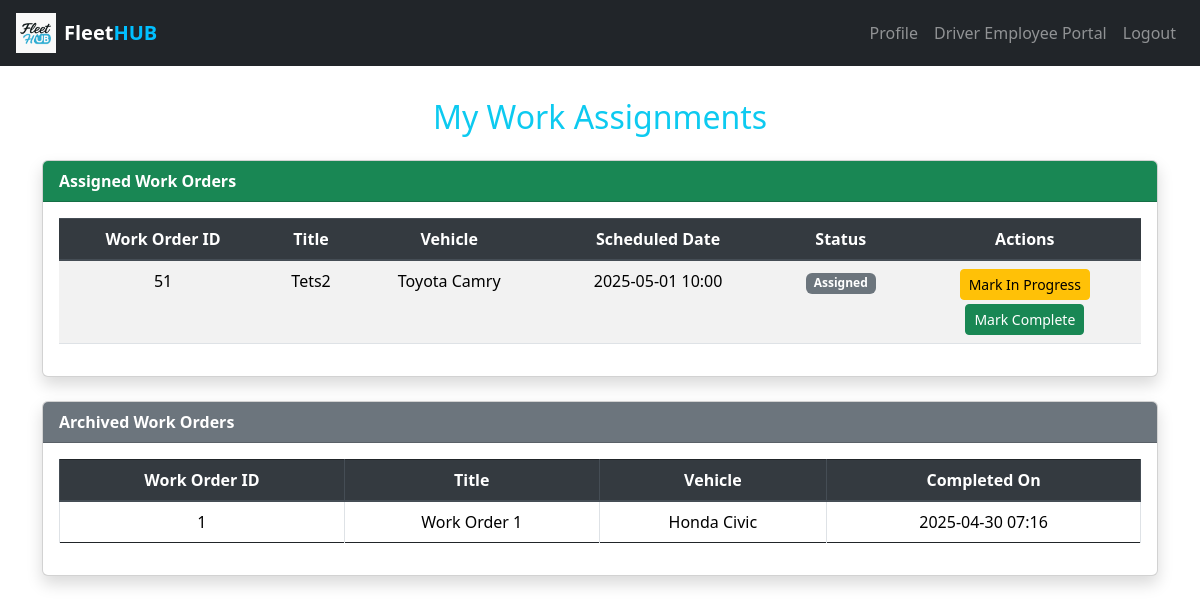
The page /my-assignments (signed in) on the database as committed earlier.
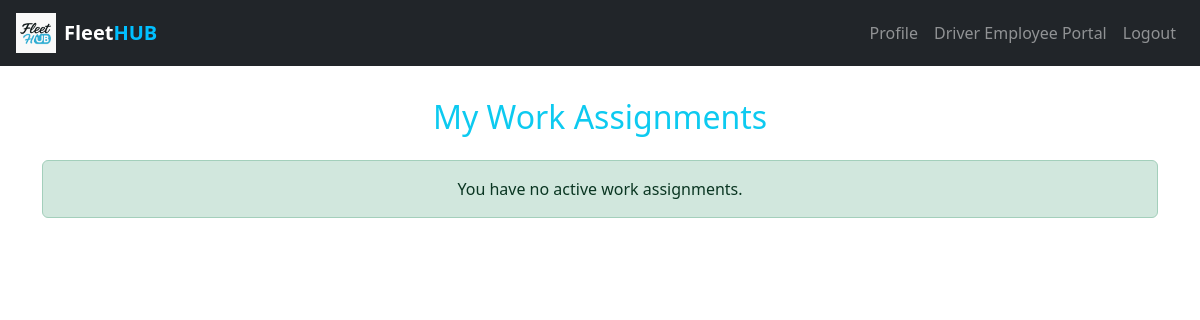
The same page on the database as committed later.
### website/models.py (models this page shows)
class WorkAssignment(db.Model):
    id = db.Column(db.Integer, primary_key=True)
    driver_id = db.Column(db.Integer, db.ForeignKey('user.id'), nullable=False)
    closed_by = db.Column(db.Integer, db.ForeignKey('user.id'))
    work_order_id = db.Column(db.Integer, db.ForeignKey('work_order.id'), nullable=False)
    vehicle_id = db.Column(db.Integer, db.ForeignKey('vehicle.id'), nullable=False)
    driver = db.relationship('User', foreign_keys=[driver_id], backref='work_assignments')
    closer = db.relationship('User', foreign_keys=[closed_by])
    work_order = db.relationship('WorkOrder', backref='assignments')
    vehicle = db.relationship('Vehicle', backref='work_assignments')
    status = db.Column(db.String(20), default='Assigned')
    closed_at = db.Column(db.DateTime)
    __table_args__ = (
        db.UniqueConstraint('work_order_id', 'driver_id', name='unique_driver_assignment'),
        db.UniqueConstraint('work_order_id', 'vehicle_id', name='unique_vehicle_assignment'),
    )

class WorkOrder(db.Model):
    id = db.Column(db.Integer, primary_key=True)
    title = db.Column(db.String(100), nullable=False)
    description = db.Column(db.Text)
    scheduled_date = db.Column(db.DateTime, nullable=False)
    created_at = db.Column(db.DateTime(timezone=True), server_default=func.now())

class Vehicle(db.Model):
    id = db.Column(db.Integer, primary_key=True)
    vin = db.Column(db.String(17), unique=True, nullable=False)
    make = db.Column(db.String(50))
    model = db.Column(db.String(50))
    year = db.Column(db.Integer)
    engine_type = db.Column(db.String(50))
    displacement = db.Column(db.String(50))
    cylinders = db.Column(db.Integer)
    fuel_type = db.Column(db.String(50))
    owner_id = db.Column(db.Integer, db.ForeignKey('user.id'))

### website/views.py (the view, shortened to what this page needs)
@views.route('/my-assignments')
@login_required
def my_assignments():
    active_assignments = WorkAssignment.query.filter(
        WorkAssignment.driver_id == current_user.id,
        WorkAssignment.status.in_(['Assigned', 'In Progress'])
    ).all()
    completed_assignments = WorkAssignment.query.filter_by(
        driver_id=current_user.id, status='Completed'
    ).all()
    if current_user.role == "Driver Employee":
        return render_template(
            'driver_employee/my_assignments.html',
            active_assignments=active_assignments,
            completed_assignments=completed_assignments,
            user=current_user
        )
    else:
        flash("Unauthorized role for this page.", "danger")
        return redirect(url_for('views.home'))

### website/__init__.py (called while the page is built)
def create_app():
    app = Flask(__name__)
    app.config['SECRET_KEY'] = 'hjshjhdjah kjshkjdhjs'
    app.config['SQLALCHEMY_DATABASE_URI'] = f'sqlite:///{DB_NAME}'
    db.init_app(app)
    from .views import views
    from .auth import auth
    app.register_blueprint(views, url_prefix='/')
    app.register_blueprint(auth, url_prefix='/')
    from .models import User
    with app.app_context():
        db.create_all()
    login_manager = LoginManager()
    login_manager.login_view = 'auth.login'
    login_manager.init_app(app)
    @login_manager.user_loader
    def load_user(id):
        return User.query.get(int(id))
    return app

### website/templates/driver_employee/my_assignments.html (shortened to what this page needs)
{% extends "base.html" %}
{% block content %}
<h2 class="text-center text-info mb-4">My Work Assignments</h2>
{% if active_assignments %}
<div class="card shadow mb-4">
  <div class="card-header bg-success text-white">
    <strong>Assigned Work Orders</strong>
  </div>
  <div class="card-body table-responsive">
    <table class="table table-striped text-center">
      <thead class="thead-dark">
        <tr>
          <th>Work Order ID</th>
          <th>Title</th>
          <th>Vehicle</th>
          <th>Scheduled Date</th>
          <th>Status</th>
          <th>Actions</th>
        </tr>
      </thead>
      <tbody>
        {% for a in active_assignments %}
        <tr>
          <td>{{ a.work_order.id }}</td>
          <td>{{ a.work_order.title }}</td>
          <td>{{ a.vehicle.make }} {{ a.vehicle.model }}</td>
          <td>{{ a.work_order.scheduled_date.strftime('%Y-%m-%d %H:%M') }}</td>
          <td>
            {% if a.status == 'In Progress' %}
              <span class="badge badge-warning">In Progress</span>
            {% else %}
              <span class="badge badge-secondary">Assigned</span>
            {% endif %}
          </td>
          <td>
            {% if a.status != 'In Progress' %}
            <form action="{{ url_for('views.update_assignment_status', assignment_id=a.id, new_status='In Progress') }}" method="post" class="mb-1">
              <button type="submit" class="btn btn-warning btn-sm">Mark In Progress</button>
            </form>
            {% endif %}
            <form action="{{ url_for('views.complete_work_order', assignment_id=a.id) }}" method="post">
              <button type="submit" class="btn btn-success btn-sm">Mark Complete</button>
            </form>
          </td>
        </tr>
        {% endfor %}
      </tbody>
    </table>
  </div>
</div>
{% else %}
<div class="alert alert-success text-center">You have no active work assignments.</div>
{% endif %}
{% if completed_assignments %}
<div class="card shadow">
  <div class="card-header bg-secondary text-white">
    <strong>Archived Work Orders</strong>
  </div>
  <div class="card-body table-responsive">
    <table class="table table-bordered text-center">
      <thead class="thead-dark">
        <tr>
          <th>Work Order ID</th>
          <th>Title</th>
          <th>Vehicle</th>
          <th>Completed On</th>
        </tr>
      </thead>
      <tbody>
        {% for a in completed_assignments %}
        <tr>
          <td>{{ a.work_order.id }}</td>
          <td>{{ a.work_order.title }}</td>
          <td>{{ a.vehicle.make }} {{ a.vehicle.model }}</td>
          <td>{{ a.closed_at.strftime('%Y-%m-%d %H:%M') if a.closed_at else "—" }}</td>
        </tr>
        {% endfor %}
      </tbody>
    </table>
  </div>
</div>
{% endif %}
{% endblock %}

### website/templates/base.html (shortened to what this page needs)
<!DOCTYPE html>
<html>
<head>
  <link href="https://stackpath.bootstrapcdn.com/bootstrap/4.5.2/css/bootstrap.min.css" rel="stylesheet">
  <link rel="stylesheet" href="https://cdn.jsdelivr.net/npm/bootstrap@4.6.2/dist/css/bootstrap.min.css">
  <link rel="stylesheet" href="https://cdn.jsdelivr.net/npm/bootstrap@5.3.2/dist/css/bootstrap.min.css">
  <link rel="stylesheet" href="https://cdnjs.cloudflare.com/ajax/libs/font-awesome/5.15.4/css/all.min.css">
</head>
<body>
  <nav class="navbar navbar-expand-lg navbar-dark bg-dark px-3">
    <a class="navbar-brand d-flex align-items-center" href="{{ url_for('views.home') }}">
      <img src="{{ url_for('static', filename='logo.png') }}" alt="Logo" height="40" class="me-2">
      <strong>Fleet<span style="color:#00BFFF;">HUB</span></strong>
    </a>
    <div class="collapse navbar-collapse justify-content-end" id="navbarNav">
      <ul class="navbar-nav">
        {% if user.is_authenticated %}
          <li class="nav-item"><a class="nav-link" href="{{ url_for('views.profile') }}">Profile</a></li>
          {% if user.role == 'Fleet Manager' %}
            <li class="nav-item"><a class="nav-link" href="{{ url_for('views.fleet_manager') }}">Fleet Manager Portal</a></li>
          {% elif user.role == 'Driver Employee' %}
            <li class="nav-item"><a class="nav-link" href="{{ url_for('views.driver_employee') }}">Driver Employee Portal</a></li>
          {% elif user.role == 'Clerical Employee' %}
            <li class="nav-item"><a class="nav-link" href="{{ url_for('views.clerical_employee') }}">Clerical Employee Portal</a></li>
          {% elif user.role == 'HR Admin' %}
            <li class="nav-item"><a class="nav-link" href="{{ url_for('views.hr_admin') }}">HR Admin Portal</a></li>
          {% endif %}
          <li class="nav-item"><a class="nav-link" href="{{ url_for('auth.logout') }}">Logout</a></li>
        {% else %}
          <li class="nav-item"><a class="nav-link" href="{{ url_for('auth.login') }}">Login</a></li>
          <li class="nav-item"><a class="nav-link" href="{{ url_for('auth.sign_up') }}">Sign Up</a></li>
        {% endif %}
      </ul>
    </div>
  </nav>
  <div class="container py-4">
    {% block content %}{% endblock %}
  </div>
</body>
</html>

Rows that differ between the two databases and show on the page:
removed WorkAssignment: work_order.id "51", work_order "Tets2", vehicle.make "Toyota", vehicle.model "Camry", work_order.scheduled_date "2025-05-01 10:00", status "Assigned", shown under "My Work Assignments"
removed WorkAssignment: work_order.id "1", work_order "Work Order 1", vehicle.make "Honda", vehicle.model "Civic", closed_at "2025-04-30 07:16"
Other text that changed with them:
text no longer shown: "Assigned Work Orders Work Order ID Title Vehicle Scheduled Date Status Actions Archived Work Orders Work Order ID Title Vehicle Completed On"
text now shown: "You have no active work assignments."
